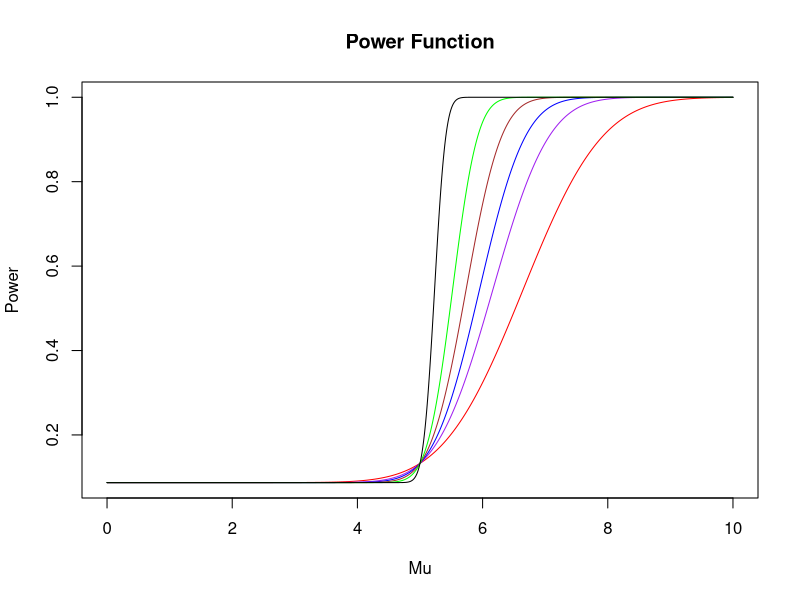
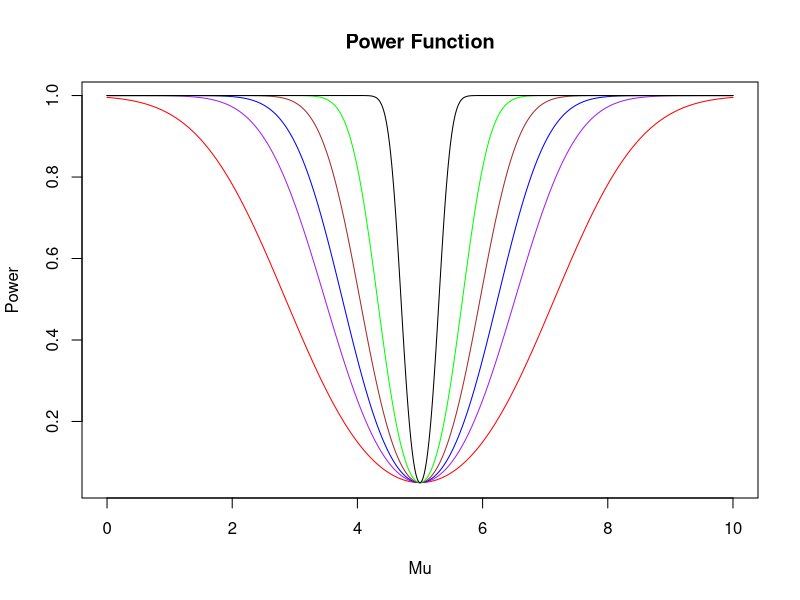

Here is the R script that generated these plots, in order: (Note: this script raises an error after producing the figures.)
## ---- chunk 1
power_1 <- function(n, x){
  sigma = sqrt(1.2)
  mu_0 <- 5
  alpha <- 0.05
  zalpha <- qnorm(p=alpha, lower.tail=FALSE)
  return (1 - pnorm(zalpha + sqrt(n)*(mu_0 - x))*1/sigma)
}
## ---- chunk 2
x <-seq(from = 0, to = 10, length.out = 10000)
plot(x, power_1(1,x), type="l", col="red", xlab="Mu", ylab="Power", 
     main="Power Function")
lines(x, power_1(2,x), col="purple")
lines(x, power_1(3,x), col="blue")
lines(x, power_1(5,x), col="brown")
lines(x, power_1(10,x), col="green")
lines(x, power_1(50,x), col="black")
## ---- chunk 3
power_2 <- function(n, x){
  sigma = sqrt(1.2)
  mu_0 <- 5
  alpha <- 0.05
  zalpha2 <- qnorm(p=alpha/2, lower.tail=FALSE) 
  pos <- pnorm(zalpha2 + sqrt(n)*(mu_0 - x)*(1/sigma))
  neg <- pnorm(-zalpha2 + sqrt(n)*(mu_0 - x)*(1/sigma))
  return (1-pos+neg)
}
## ---- chunk 4
x <-seq(from = 0, to = 10, length.out = 10000)
plot(x, power_2(1,x), type="l", col="red", xlab="Mu", ylab="Power", 
     main="Power Function")
lines(x, power_2(2,x), col="purple")
lines(x, power_2(3,x), col="blue")
lines(x, power_2(5,x), col="brown")
lines(x, power_2(10,x), col="green")
lines(x, power_2(50,x), col="black")
## ---- chunk 5
library(rlang)
library(dplyr)
## ---- chunk 6
CI_Exp_Lambda <- function(n){
  xbar = mean(rexp(n, 5))
  left = (qchisq(p=1-.05/2, df=2*n, lower.tail=TRUE))/(2*n*xbar)
  right = (qchisq(p=.05/2, df=2*n, lower.tail=TRUE))/(2*n*xbar)
  return(c(left, right))
}


## ---- chunk 7
CI_Normal_Mu <- function(n){
  xbar = mean(rnorm(n, mean=10, sd=2))
  left = xbar - qnorm(p=.05/2)*2/sqrt(n)
  right = xbar + qnorm(p=.05/2)*2/sqrt(n)
  return(c(left, right))
}

## ---- chunk 8
margin_error_95 <- function(sample_vals, sig){
    n <- length(sample_vals)
    mar_err <- 1.96*(sig/sqrt(n))
}
## ---- chunk 9
mean_inside_CI <- function(samp, pop_mu, pop_sig){
    upper <- mean(samp) + margin_error_95(samp, pop_sig)
    lower <- mean(samp) - margin_error_95(samp, pop_sig)
    return(between(pop_mu, lower, upper))
}
## ---- chunk 10
 set.seed(2022)
 B <- 100000
 n <- 50
 CI_95_exp <- replicate(B,
      {samp <- rexp(n,4)
      mean_inside_CI(samp, pop_mu = 1/4 , pop_sig = 1/4)
      }) 
                            
 print(mean(CI_95_exp)) #calculate mean CI_95_exp to get empirical expected values

## ---- chunk 11
set.seed(2020)
n <- 50
B <- 100000
CI_95_exp2 <- replicate(B, {samp <- rexp(n,rate=4)})

CI_95_meansq = vec()

meansq_inside_CI <- function(n){
  
}

## ---- chunk 12
# I do not understand these instructions

## ---- chunk 13
CI_95 <- function(samp, sig){
  z <- qnorm(0.025, lower.tail = FALSE)
  upper <- mean(samp) + z*sig/sqrt(length(samp))
  lower <- mean(samp) - z*sig/sqrt(length(samp))
  return(c(lower, upper))
}
## ---- chunk 14
plot_CI_95 <- function(seed){
  B <- 100
  n <- 30
  mu <- 5
  sig <- 1.2
  set.seed(seed)
  #extract upper bound of CI's
  x_1 <- replicate(B,
                         {samp <- rnorm(n, mean = mu, sd = sig )
                         max(CI_95(samp, sig))
                         }
                         )
  #extract lower bound of CI's
  set.seed(seed)
  x_0 <- replicate(B,
                         {samp <- rnorm(n, mean = mu, sd = sig )
                         min(CI_95(samp, sig))
                         }
                         )
  set.seed(seed)
  means <- replicate(B, mean(rnorm(n, mean = mu, sd = sig)))
 
  plot(means, 1:B, 
       pch = 20,
      xlim = c(mu - sig, mu + sig), 
      ylim = c(0,B+1),
      xlab = "sample means",
      ylab = "index of the CI",
      main = paste(B, "Confidence intervals"))
  for (i in 1:B){
  if(between(mu, x_0[i], x_1[i])){
  segments(x_0[i], i, x_1[i], i, lwd = 2) #plot CI's that contain the mean in black
    }
  else
    {
    segments(x_0[i], i, x_1[i], i, col = "red", lwd = 2) #plot CI's that don't contain the mean in red
    }
    }
abline(v=mu, col = "blue") #plot a vertical line at the population mean
}

plot_CI_95(402)
## ---- chunk 15
 seeds <- c(10, 80, 15, 1, 1000, 8918) #choose six different seed values
 par(mfrow = c(1,2))
 for (i in seeds){
   plot_CI_95(i)
 }
   
## ---- chunk 16
my_CI_95 <- function(samp, sig){
  z <- qnorm(0.025, lower.tail = FALSE)
  upper <- mean(samp) + z*sig/sqrt(length(samp))
  lower <- mean(samp) - z*sig/sqrt(length(samp))
  return(c(lower, upper))
}
my_plot_CI_95 <- function(seed, n){
  B <- 100
  n <- n
  mu <- 1/5
  sig <- 1/5
  set.seed(seed)
  #extract upper bound of CI's
  x_1 <- replicate(B,
                         {samp <- rexp(n, 1/mu)
                         max(my_CI_95(samp, sig))
                         }
                         )
  #extract lower bound of CI's
  set.seed(seed)
  x_0 <- replicate(B,
                         {samp <- rexp(n, 1/mu)
                         min(my_CI_95(samp, sig))
                         }
                         )
  set.seed(seed)
  means <- replicate(B, mean(rexp(n, mu)))
 
  plot(means, 1:B, 
       pch = 20,
      xlim = c(mu - sig, mu + sig), 
      ylim = c(0,B+1),
      xlab = "sample means",
      ylab = "index of the CI",
      main = paste(B, "Confidence intervals"))
  for (i in 1:B){
  if(between(mu, x_0[i], x_1[i])){
  segments(x_0[i], i, x_1[i], i, lwd = 2) #plot CI's that contain the mean in black
    }
  else
    {
    segments(x_0[i], i, x_1[i], i, col = "red", lwd = 2) #plot CI's that don't contain the mean in red
    }
    }
abline(v=1/mu, col = "blue") #plot a vertical line at the population mean
}

my_plot_CI_95(402, 8)
my_plot_CI_95(402, 60)

## ---- chunk 17
my_CI_95 <- function(samp, sig){
  z <- qnorm(0.025, lower.tail = FALSE)
  upper <- (mean(samp))^2 + z*sig/sqrt(length(samp))
  lower <- (mean(samp))^2 - z*sig/sqrt(length(samp))
  return(c(lower, upper))
}
my_plot_CI_95 <- function(seed, n){
  B <- 100
  n <- n
  mu <- 10
  sig <- 2
  set.seed(seed)
  #extract upper bound of CI's
  x_1 <- replicate(B,
                         {samp <- rnorm(n, mu, sig)
                         max(my_CI_95(samp, sig))
                         }
                         )
  #extract lower bound of CI's
  set.seed(seed)
  x_0 <- replicate(B,
                         {samp <- rnorm(n, mu, sig)
                         min(my_CI_95(samp, sig))
                         }
                         )
  set.seed(seed)
  means <- replicate(B, (mean(rnorm(n, mu, sig))))
 
  plot(means^2, 1:B, 
       pch = 20,
      xlim = c(mu^2 - sig, mu^2 + sig), 
      ylim = c(0,B+1),
      xlab = "sample means",
      ylab = "index of the CI",
      main = paste(B, "Confidence intervals"))
  for (i in 1:B){
  if(between(mu^2, x_0[i], x_1[i])){
  segments(x_0[i], i, x_1[i], i, lwd = 2) #plot CI's that contain the mean in black
    }
  else
    {
    segments(x_0[i], i, x_1[i], i, col = "red", lwd = 2) #plot CI's that don't contain the mean in red
    }
    }
abline(v=mu^2, col = "blue") #plot a vertical line at the population mean
}

my_plot_CI_95(402, 8)
my_plot_CI_95(402, 60)

## ---- chunk 18
alpha <- 3
beta <- 5
sig <- sqrt(1.6)

x_fixed <- round(seq(3, 8, length.out = 15), 2)
Y <- function(alpha, beta, sig){
  alpha + beta*x_fixed + rnorm(1,mean = 0,sd = sig)
}
#y_vals <-c()
#for (i in x_fixed){
#  y_vals <- c(y,rnorm(1,mean = alpha+beta*i,sd = sig))
#}
#Random Samples for Simple Linear Regression.
empirical_results <- Y(3,5,1.6)
#Assume the true regression line is y = 2+3x
true_line <- 2+3*x_fixed
## ---- chunk 19
 a_hat <- function(y,x){
   #using formula derived in class: alpha_mle = Y_bar - B_hat * x_bar
   return (mean(y)-b_hat(y,x)*mean(x))
 }
 b_hat <- function(y,x){
   x_bar = mean(x)
   y_bar = mean(y)
   x_diff = x-x_bar
   y_diff = y-y_bar
   return (sum(x_diff*y_diff)/sum(x_diff^2))
 }
 v_hat <- function(y){
   y_diff = y-y_bar
   n = length(y)
   return (1/n)*sum(y_diff^2)
 }

Y_hat <- function(y, xvals,x){
  #epsilon = rnorm(1,0,v_hat(samp))
  return (a_hat(y,xvals) + b_hat(y,xvals)*x)#+epsilon
}
## ---- chunk 20
true_line <- 3+5*x_fixed

plot(x_fixed, true_line, type = 'l', col = "red",ylim= c(20,60),xlim=c(3,8))
x_vals <- seq(2,8,length=15)
for (i in seq(1,50)){
  #y_vals <- replicate(15,Y(3,5,1.6))
  y_vals <-c()
  for (i in x_fixed){
    y_vals <- c(y,rnorm(1,mean = alpha+beta*i,sd = 1.6))
  }
  y_hat <- Y_hat(y_vals,x_fixed,x_vals)
  lines(x_vals,y_hat)
}
## ---- chunk 21
Y_emp <- replicate(Y(3,5,1.6),50)
a_hat
